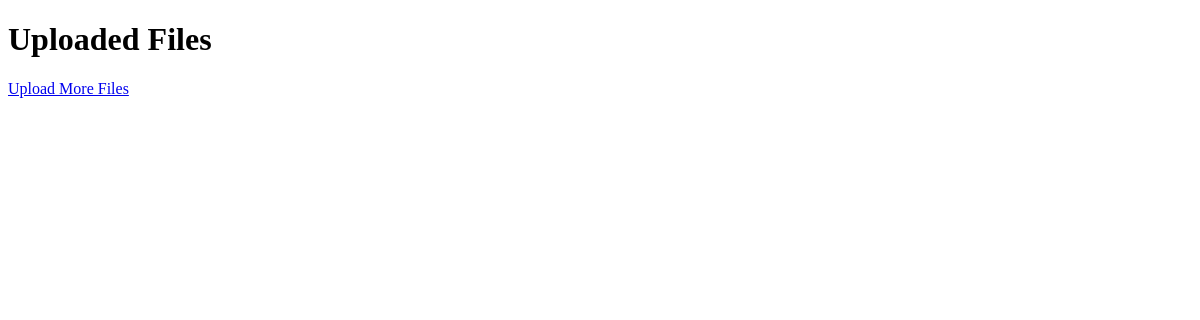
The page /files/ on the database as committed earlier.
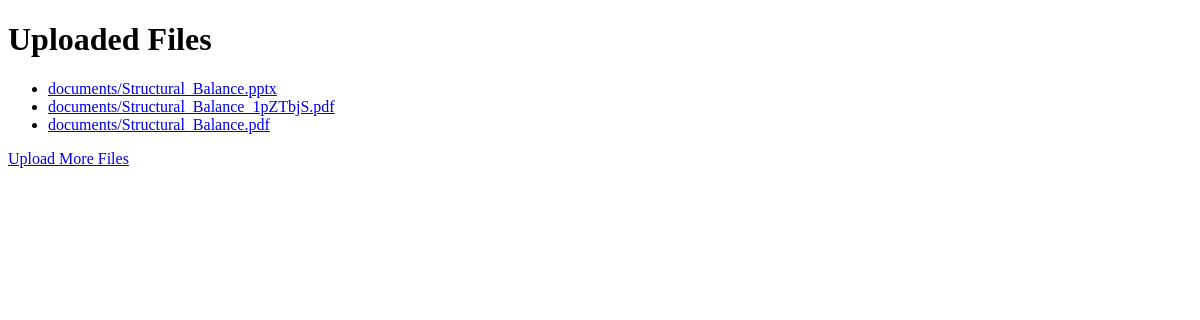
The same page on the database as committed later.
### student/models.py (models this page shows, shortened)
class UploadFile(models.Model):
    upload_file = models.FileField(null=False,upload_to='documents/',validators=[FileExtensionValidator(['pdf', 'docx','pptx'])])
    uploaded_at = models.DateTimeField(auto_now_add=True)
    student_options = models.CharField(choices=STUDENT_CHOICE,max_length=30)
    keywords = models.TextField(null=True, blank=True)
    summary = models.TextField(null=True, blank=True)
    class Meta:
        verbose_name_plural = 'File Upload'

### student/views.py (the view)
# urls.py: path('files/', views.file_list, name='file_list'),
def file_list(request):
    files = UploadFile.objects.all()
    return render(request, 'file_list.html', {'files': files})

### templates/file_list.html (shortened to what this page needs)
<!DOCTYPE html>
<html>
<head>
</head>
<body>
    <h1>Uploaded Files</h1>
    <ul>
        {% for file in files %}
            <li><a href="{{ file.upload_file.url }}">{{ file.upload_file.name }}</a></li>
        {% endfor %}
    </ul>
    <a href="{% url 'upload_file' %}">Upload More Files</a>
</body>
</html>

Rows that differ between the two databases and show on the page:
added UploadFile: upload_file.name "documents/Structural_Balance.pptx"
added UploadFile: upload_file.name "documents/Structural_Balance_1pZTbjS.pdf"
added UploadFile: upload_file.name "documents/Structural_Balance.pdf"
